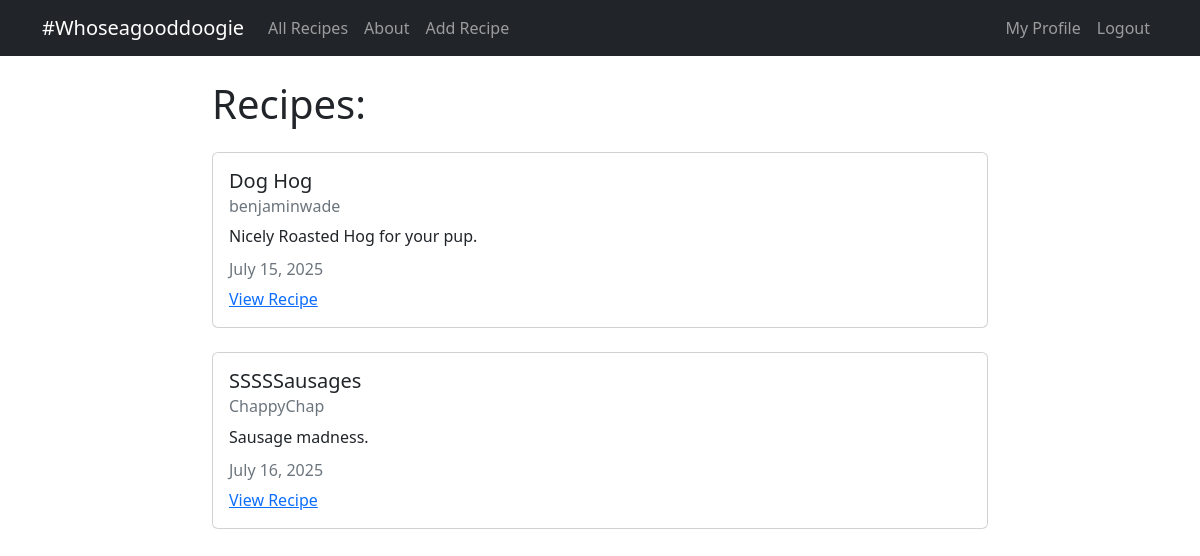
Screenshot of /all_recipes/ (signed in) with the database file from the repository.
### recipes/models.py (models this page shows, shortened)
class Recipe(models.Model):
  title = models.CharField(max_length=100)
  description = models.TextField()
  author = models.ForeignKey(User, on_delete=models.CASCADE)
  created_at = models.DateTimeField(auto_now_add=True)
  updated_at = models.DateTimeField(auto_now=True)

### recipes/views.py (the view)
# urls.py: path('all_recipes/', views.RecipeListView.as_view(), name="recipes-all_recipes"),
class RecipeListView(ListView):
  model = models.Recipe
  template_name = 'recipes/all_recipes.html'
  context_object_name = 'recipes'

### recipes/templates/recipes/all_recipes.html
{% extends "recipes/base.html" %}
{% block content %}
<h1>Recipes:</h1>
{% for recipe in recipes %}
<div class="card my-4">
  <div class="card-body">
    <h5 class="card-title">{{ recipe.title }}</h5>
    <h6 class="card-subtitle mb-2 text-muted">{{ recipe.author }}</h6>
    <p class="card-text">{{ recipe.description }}</p>
    <h6 class="card-subtitle mb-2 text-muted">
      {{ recipe.updated_at|date:"F d, Y" }}
    </h6>
    <a href="{% url 'recipes-detail' recipe.pk %}" class="card-link">View Recipe</a>
  </div>
</div>
{% endfor %}
{% endblock content %}

### rows the page displays
Recipe: title "Dog Hog", author "benjaminwade", description "Nicely Roasted Hog for your pup.", updated_at "July 15, 2025"
Recipe: title "SSSSSausages", author "ChappyChap", description "Sausage madness.", updated_at "July 16, 2025"
